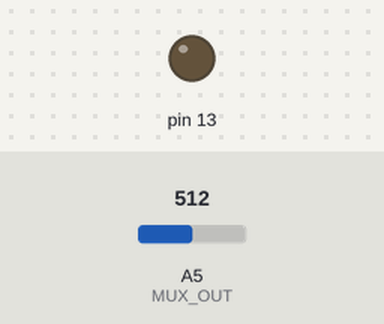
The sketch below on a simulated Arduino Uno, built with avr-gcc and run on an emulated ATmega328P. Shown: output pins drawn as LEDs (lit = HIGH). Dashed ring = blinking. Inputs (shaded band) come from the test bench; at power-on: A5 (MUX_OUT) = 512. Pins used as bus, display or sensor lines are not drawn; what the sketch prints to the serial monitor is not drawn.

Above: at 0.13 s.
At 1.2 s:
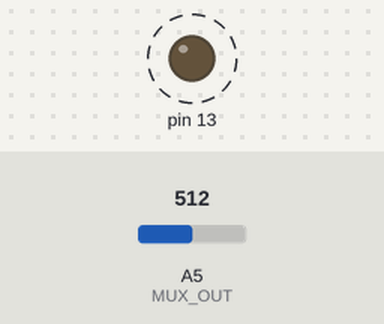
1.3 s: A5 (MUX_OUT) set to 716
4.3 s: A5 (MUX_OUT) set to 511
Timing chart, 0 to 13.3 s (numbered marks = the images above; inputs shaded):
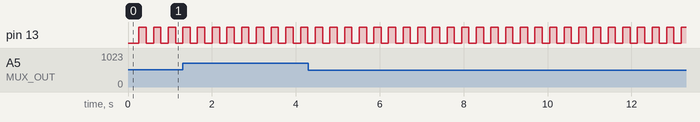

The sketch:

renamed_main.ino
```cpp
#define MUX1A0 5
#define MUX1A1 7
#define MUX1A2 9

#define MUX_EN_0 10
#define MUX_EN_1 11

#define MUX_OUT A5

float muxVals[16] = {};
float volVals[16] = {};
int rawVals[16] = {};
bool led = LOW;

// the setup function runs once when you press reset or power the board
void setup() {
  // initialize digital pin 13 as an output.
  pinMode(MUX1A0, OUTPUT);
  pinMode(MUX1A1, OUTPUT);
  pinMode(MUX1A2, OUTPUT);
  pinMode(MUX_EN_0, OUTPUT);
  pinMode(MUX_EN_1, OUTPUT);
  pinMode(13, OUTPUT);

  Serial.begin(9600);

}

// the loop function runs over and over again forever
void loop() {
  for (uint8_t muxSel = 0; muxSel < 16; muxSel ++){
    digitalWrite(MUX1A0, muxSel & 1);
    digitalWrite(MUX1A1, (muxSel & 2) >> 1);
    digitalWrite(MUX1A2, (muxSel & 4) >> 2);
    digitalWrite(MUX_EN_0, (muxSel & 8) >> 3);
    digitalWrite(MUX_EN_1, ((~muxSel) & 8) >> 3);
    delay(5);

    // Serial.print(muxSel);
    // Serial.print(" ");
    // Serial.print(muxSel & 1);
    // Serial.print((muxSel & 2) >> 1);
    // Serial.print((muxSel & 4) >> 2);
    // Serial.print((muxSel & 8) >> 3);
    // Serial.println(((~muxSel) & 8) >> 3);

    muxVals[muxSel] = (float)analogRead(MUX_OUT) / 1023 * 16.921;
    rawVals[muxSel] = analogRead(MUX_OUT);
  }
  qsort(muxVals, 16, sizeof (float), compar);
  volVals[0] = muxVals[0];
  for (int i = 1; i < 16; ++i){
    volVals[i] = muxVals[i] - muxVals[i-1];


  }

  digitalWrite(13, led);
  led = !led;
  Serial.write(12);

  for (int i = 0; i < 16; i++){
    Serial.print((float)volVals[i]);
    Serial.print("V\t");
  }
  Serial.print(led);
  Serial.print("\t");
  Serial.print("\n");

  Serial.print("min: ");
  Serial.print(get_min(volVals,16));
  Serial.print("\n");

  Serial.print("total: ");
  Serial.print(get_total(volVals, 16));
  Serial.print("\n");

  Serial.print("average: ");
  Serial.print(get_avg(volVals, 16));
  Serial.print("\n");

  Serial.print("raw max: ");
  qsort(rawVals, 16, sizeof(int), compar);
  Serial.print(rawVals[15]);
  Serial.print("\n");

}

int compar (const void* p1, const void* p2){
  if(*(float*)p1 < *(float*)p2) return -1;
  if(*(float*)p1 == *(float*)p2) return 0;
  if(*(float*)p1 > *(float*)p2) return 1;
}

float get_min (float arr[], int len){
  float ret = 420;
  for (int i = 1; i < len; ++i){
    if (arr[i] != 0 && arr[i] < ret) ret = arr[i];
  }
  return ret;
}

float get_total (float arr[], int len){
  float ret = 0;
  for (int i = 1; i < len; ++i){
    ret += arr[i];
  }
  return ret;
}

float get_avg(float arr[], int len){
  int count = 0;
  for (int i = 0; i < len; i ++){
    if (arr[i] != 0)
      count ++;
  }
  return get_total(arr, len) / count;
}
```

Measured:
- by itself, pin 13: alternates HIGH for 0.17 s and LOW for 0.17 s
